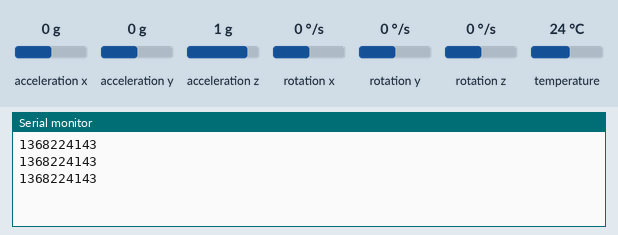
Bench run of a sketch on a simulated Arduino Leonardo, built with avr-gcc and run on an emulated ATmega32U4. Shown: the last lines printed to the serial monitor. Inputs (shaded band) come from the test bench; at power-on: acceleration x 0 g, acceleration y 0 g, acceleration z 1 g, rotation x 0 °/s, rotation y 0 °/s, rotation z 0 °/s, temperature 24 °C.

Above: at 1.3 s.
1.4 s: acceleration x set to -1.4 g
At 1.9 s:
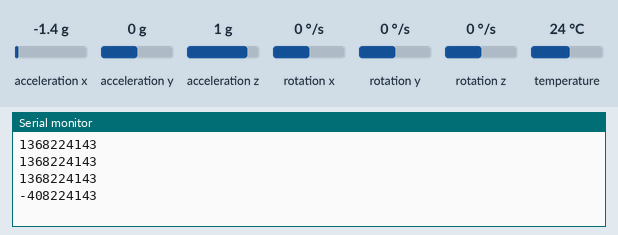
2.9 s: acceleration y set to -1.4 g
At 3.4 s:
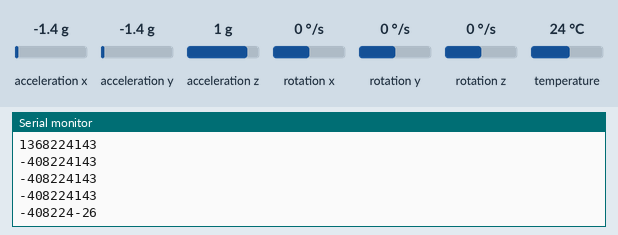
4.4 s: acceleration x set to -0.8 g
At 5.0 s:
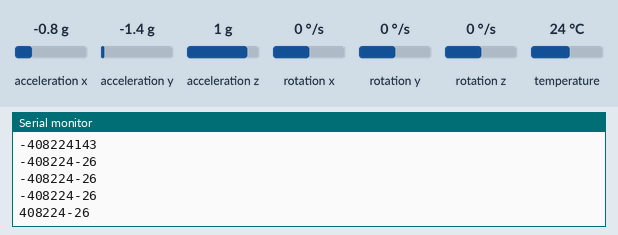
Timing chart, 0 to 7.4 s (numbered marks = the images above; inputs shaded):
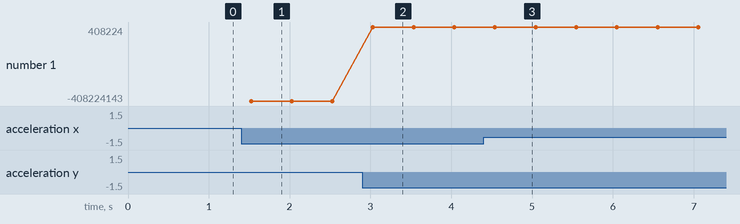

The sketch:

TIltness2.ino
```cpp
#include <Adafruit_MPU6050.h>
#include <Adafruit_Sensor.h>
#include <Wire.h>

Adafruit_MPU6050 mpu;

void setup(void) {
  Serial.begin(115200);
  while (!Serial)
    delay(10); // will pause Zero, Leonardo, etc until serial console opens

  //Serial.println("Adafruit MPU6050 test!");

  // Try to initialize!
  if (!mpu.begin()) {
    Serial.println("Failed to find MPU6050 chip");
    while (1) {
      delay(10);
    }
  }
  //Serial.println("MPU6050 Found!");

  mpu.setAccelerometerRange(MPU6050_RANGE_8_G);
  mpu.setGyroRange(MPU6050_RANGE_500_DEG);
  mpu.setFilterBandwidth(MPU6050_BAND_5_HZ);
}

void loop() {
  /* Get new sensor events with the readings */
  sensors_event_t a, g, temp;
  mpu.getEvent(&a, &g, &temp);
  int x=map(a.acceleration.x,-10,12,0,300);
  int y=map(a.acceleration.y,-11,12,0,300);
  Serial.print(x);
  Serial.print('  ');
  Serial.println(y);
  delay(500);
}
```

Measured:
- after the input at 1.4 s, the serial monitor: prints a new line after 0.12 s (image 1)
- after the input at 2.9 s, the serial monitor: prints a new line after 0.13 s (image 2)
- after the input at 4.4 s, the serial monitor: prints a new line after 0.14 s (image 3)
- plotted number 1: -408224143 → -408224 after the input at 2.9 s, -408224 → 408224 after the input at 4.4 s
